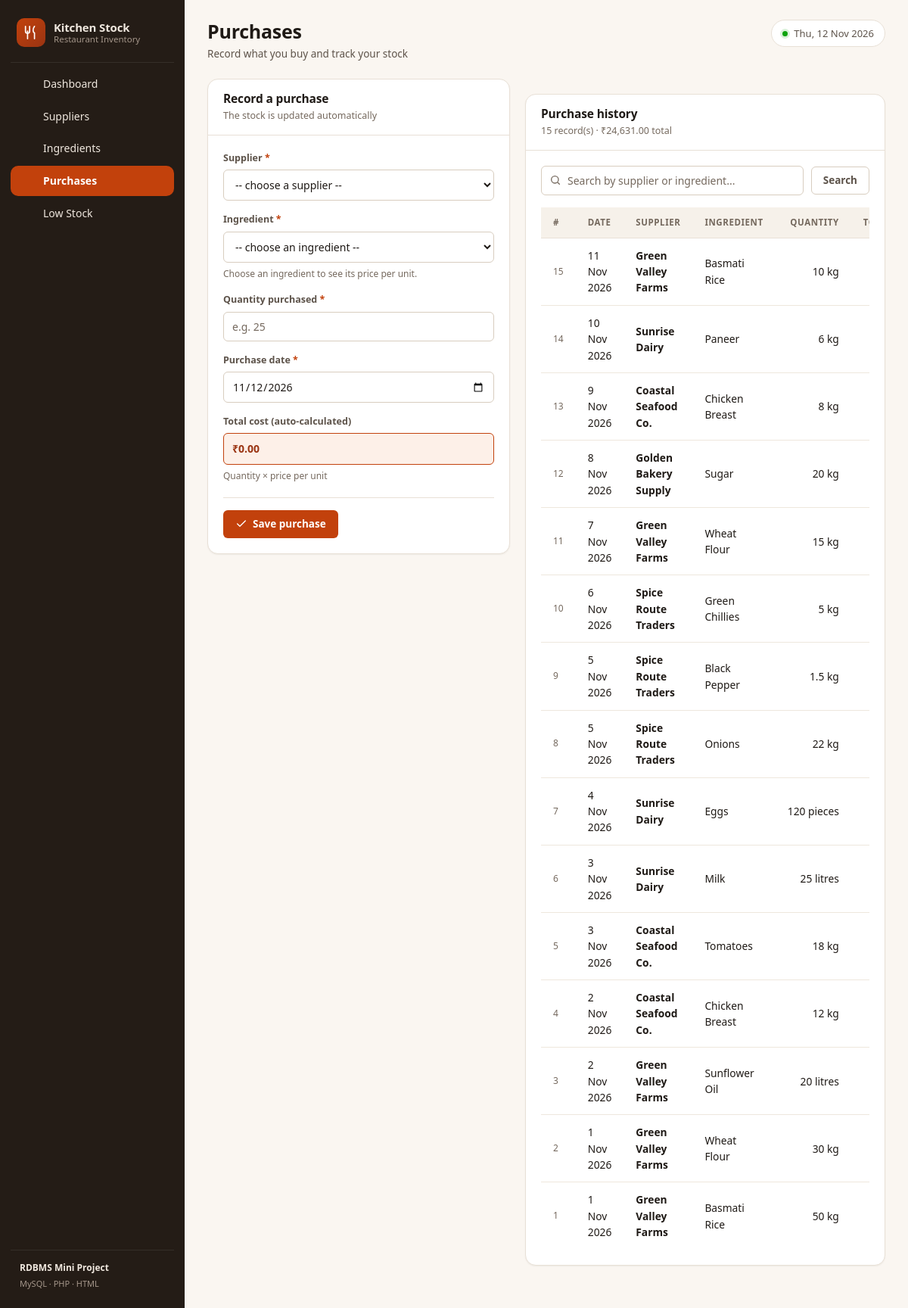
The page /purchases.php on the database its author committed.
### tables this page shows
CREATE TABLE purchases (
    purchase_id        INT AUTO_INCREMENT PRIMARY KEY,
    supplier_id        INT          NOT NULL,
    ingredient_id      INT          NOT NULL,
    quantity_purchased DECIMAL(10,2) NOT NULL,
    purchase_date      DATE         NOT NULL,
    total_cost         DECIMAL(12,2) NOT NULL DEFAULT 0.00,

    CONSTRAINT fk_purchase_supplier
        FOREIGN KEY (supplier_id)   REFERENCES suppliers(supplier_id)
        ON UPDATE CASCADE ON DELETE RESTRICT,

    CONSTRAINT fk_purchase_ingredient
        FOREIGN KEY (ingredient_id) REFERENCES ingredients(ingredient_id)
        ON UPDATE CASCADE ON DELETE RESTRICT,

    INDEX idx_purchases_supplier   (supplier_id),
    INDEX idx_purchases_ingredient (ingredient_id),
    INDEX idx_purchases_date       (purchase_date)
);

CREATE TABLE suppliers (
    supplier_id   INT AUTO_INCREMENT PRIMARY KEY,
    supplier_name VARCHAR(100) NOT NULL,
    phone         VARCHAR(20)  NOT NULL,
    address       VARCHAR(255) NOT NULL,
    INDEX idx_suppliers_name (supplier_name)
);

CREATE TABLE ingredients (
    ingredient_id   INT AUTO_INCREMENT PRIMARY KEY,
    ingredient_name VARCHAR(100) NOT NULL UNIQUE,
    quantity        DECIMAL(10,2) NOT NULL DEFAULT 0.00,
    unit            VARCHAR(20)  NOT NULL DEFAULT 'kg',
    price_per_unit  DECIMAL(10,2) NOT NULL DEFAULT 0.00,
    reorder_level   DECIMAL(10,2) NOT NULL DEFAULT 0.00,
    INDEX idx_ingredients_stock (quantity, reorder_level)
);

### includes/functions.php (called while the page is built, shortened)
<?php
function e($text): string
{
    return htmlspecialchars((string) $text, ENT_QUOTES, 'UTF-8');
}
function qty($value): string
{
    return rtrim(rtrim(number_format((float) $value, 2, '.', ''), '0'), '.');
}
function money($value): string
{
    return '₹' . number_format((float) $value, 2);
}
function nice_date(?string $date): string
{
    $timestamp = strtotime($date);
    return $timestamp ? date('j M Y', $timestamp) : e($date);
}

### purchases.php (the view, shortened to what this page needs)
<?php
require_once __DIR__ . '/includes/header.php';
$pdo = db_connect();
$suppliers = $pdo->query('SELECT supplier_id, supplier_name FROM suppliers ORDER BY supplier_name')->fetchAll();
$ingredients = $pdo->query(
    'SELECT ingredient_id, ingredient_name, unit, price_per_unit, quantity
       FROM ingredients ORDER BY ingredient_name'
)->fetchAll();
$search = trim($_GET['q'] ?? '');
$params = [];
$sql = 'SELECT p.*, s.supplier_name, i.ingredient_name, i.unit
          FROM purchases p
          JOIN suppliers   s ON p.supplier_id   = s.supplier_id
          JOIN ingredients i ON p.ingredient_id = i.ingredient_id';
$sql .= ' ORDER BY p.purchase_date DESC, p.purchase_id DESC';
$statement = $pdo->prepare($sql);
$statement->execute($params);
$purchases = $statement->fetchAll();
$totalSpent = 0.0;
foreach ($purchases as $purchase) {
    $totalSpent += (float) $purchase['total_cost'];
}
?>
<div class="split-wide">
    <article class="card">
        <div class="card-head">
            <div>
                <h2 class="card-title">Record a purchase</h2>
                <p class="card-sub">The stock is updated automatically</p>
            </div>
        </div>
        <div class="card-body">
            <?php if (empty($suppliers) || empty($ingredients)): ?>
                <div class="empty">
                    <div class="empty-icon">
                        <svg viewBox="0 0 24 24" width="22" height="22" fill="none" stroke="currentColor"
                             stroke-width="1.7" stroke-linecap="round" stroke-linejoin="round">
                            <path d="M10.3 3.9 2.4 17.5A2 2 0 0 0 4.1 20.5h15.8a2 2 0 0 0 1.7-3L13.7 3.9a2 2 0 0 0-3.4 0z"/>
                            <path d="M12 9v4M12 16.5v.01"/></svg>
                    </div>
                    <h3>Add a supplier and an ingredient first</h3>
                    <p>A purchase needs both a supplier and an ingredient before it can be recorded.</p>
                    <div style="margin-top:16px; display:flex; gap:8px; justify-content:center;">
                        <a class="btn btn-ghost btn-sm" href="suppliers.php">Go to suppliers</a>
                        <a class="btn btn-ghost btn-sm" href="ingredients.php">Go to ingredients</a>
                    </div>
                </div>
            <?php else: ?>
                <form method="post" action="purchases.php">
                    <div class="form-grid form-grid-1">
                        <div class="field">
                            <label for="supplier_id">Supplier <span class="req">*</span></label>
                            <select id="supplier_id" name="supplier_id" required>
                                <option value="">-- choose a supplier --</option>
                            </select>
                        </div>
                        <div class="field">
                            <label for="ingredient_id">Ingredient <span class="req">*</span></label>
                            <select id="ingredient_id" name="ingredient_id" required>
                                <option value="">-- choose an ingredient --</option>
                            </select>
                            <span class="field-hint" id="priceNote">Choose an ingredient to see its price per unit.</span>
                        </div>
                        <div class="field">
                            <label for="quantity_purchased">Quantity purchased <span class="req">*</span></label>
                            <input type="number" id="quantity_purchased" name="quantity_purchased"
                                   step="0.01" min="0.01" required placeholder="e.g. 25">
                        </div>
                        <div class="field">
                            <label for="purchase_date">Purchase date <span class="req">*</span></label>
                            <input type="date" id="purchase_date" name="purchase_date" required
                                   value="<?= date('Y-m-d') ?>" max="<?= date('Y-m-d') ?>">
                        </div>
                        <div class="field">
                            <label>Total cost (auto-calculated)</label>
                            <div class="readout is-highlight" id="totalCost">â‚¹0.00</div>
                            <span class="field-hint">Quantity &times; price per unit</span>
                        </div>
                    </div>
                    <div class="form-actions">
                        <button type="submit" class="btn btn-primary">
                            <svg viewBox="0 0 24 24" width="16" height="16" fill="none" stroke="currentColor"
                                 stroke-width="2" stroke-linecap="round" stroke-linejoin="round">
                                <path d="M20 6 9 17l-5-5"/></svg>
                            Save purchase
                        </button>
                    </div>
                </form>
            <?php endif; ?>
        </div>
    </article>
    <article class="card">
        <div class="card-head">
            <div>
                <h2 class="card-title">Purchase history</h2>
                <p class="card-sub" id="searchCount">
                    <?= count($purchases) ?> record(s) &middot; <?= money($totalSpent) ?> total
                </p>
            </div>
        </div>
        <div class="card-body">
            <form class="search-bar" method="get" action="purchases.php">
                <div class="search-wrap">
                    <span class="search-icon">
                    </span>
                    <input type="search" id="tableSearch" name="q"
                           data-target="#purchaseTable"
                           placeholder="Search by supplier or ingredient..."
                           value="<?= e($search) ?>" autocomplete="off">
                </div>
                <button type="submit" class="btn btn-ghost">Search</button>
            </form>
            <?php if (empty($purchases)): ?>
                <div class="empty" id="noResults" <?= $search !== '' ? '' : 'style="display:none"' ?>>
                    <div class="empty-icon">
                        <svg viewBox="0 0 24 24" width="22" height="22" fill="none" stroke="currentColor"
                             stroke-width="1.7" stroke-linecap="round" stroke-linejoin="round">
                            <circle cx="9" cy="20" r="1.6"/><circle cx="18" cy="20" r="1.6"/>
                            <path d="M2 3h3l2.4 12.2a1.5 1.5 0 0 0 1.5 1.3h8.8a1.5 1.5 0 0 0 1.5-1.2L21 7H6"/></svg>
                    </div>
                    <h3><?= $search !== '' ? 'No purchase matches your search' : 'No purchases yet' ?></h3>
                    <p><?= $search !== ''
                        ? 'Try a different supplier or ingredient name.'
                        : 'Record your first purchase using the form on the left.' ?></p>
                </div>
            <?php else: ?>
                <div class="table-wrap">
                    <table class="data" id="purchaseTable">
                        <thead>
                            <tr>
                                <th>#</th>
                                <th>Date</th>
                                <th>Supplier</th>
                                <th>Ingredient</th>
                                <th class="num">Quantity</th>
                                <th class="num">Total cost</th>
                            </tr>
                        </thead>
                        <tbody>
                            <?php foreach ($purchases as $purchase): ?>
                                <tr>
                                    <td class="cell-sub"><?= (int) $purchase['purchase_id'] ?></td>
                                    <td><?= nice_date($purchase['purchase_date']) ?></td>
                                    <td class="cell-primary"><?= e($purchase['supplier_name']) ?></td>
                                    <td><?= e($purchase['ingredient_name']) ?></td>
                                    <td class="num"><?= qty($purchase['quantity_purchased']) ?> <?= e($purchase['unit']) ?></td>
                                    <td class="num cell-primary"><?= money($purchase['total_cost']) ?></td>
                                </tr>
                            <?php endforeach; ?>
                        </tbody>
                    </table>
                </div>
            <?php endif; ?>
        </div>
    </article>
</div>
<?php require_once __DIR__ . '/includes/footer.php'; ?>

### rows shown on the page
purchases: purchase_id "15", purchase_date "11 Nov 2026", supplier.supplier_name "Green Valley Farms", ingredient.ingredient_name "Basmati Rice", quantity_purchased "10", ingredient.unit "kg"
purchases: purchase_id "14", purchase_date "10 Nov 2026", supplier.supplier_name "Sunrise Dairy", ingredient.ingredient_name "Paneer", quantity_purchased "6", ingredient.unit "kg"
purchases: purchase_id "13", purchase_date "9 Nov 2026", supplier.supplier_name "Coastal Seafood Co.", ingredient.ingredient_name "Chicken Breast", quantity_purchased "8", ingredient.unit "kg"
purchases: purchase_id "12", purchase_date "8 Nov 2026", supplier.supplier_name "Golden Bakery Supply", ingredient.ingredient_name "Sugar", quantity_purchased "20", ingredient.unit "kg"
purchases: purchase_id "11", purchase_date "7 Nov 2026", supplier.supplier_name "Green Valley Farms", ingredient.ingredient_name "Wheat Flour", quantity_purchased "15", ingredient.unit "kg"
purchases: purchase_id "10", purchase_date "6 Nov 2026", supplier.supplier_name "Spice Route Traders", ingredient.ingredient_name "Green Chillies", quantity_purchased "5", ingredient.unit "kg"
purchases: purchase_id "9", purchase_date "5 Nov 2026", supplier.supplier_name "Spice Route Traders", ingredient.ingredient_name "Black Pepper", quantity_purchased "1.5", ingredient.unit "kg"
purchases: purchase_id "8", purchase_date "5 Nov 2026", supplier.supplier_name "Spice Route Traders", ingredient.ingredient_name "Onions", quantity_purchased "22", ingredient.unit "kg"
purchases: purchase_id "7", purchase_date "4 Nov 2026", supplier.supplier_name "Sunrise Dairy", ingredient.ingredient_name "Eggs", quantity_purchased "120", ingredient.unit "pieces"
purchases: purchase_id "6", purchase_date "3 Nov 2026", supplier.supplier_name "Sunrise Dairy", ingredient.ingredient_name "Milk", quantity_purchased "25", ingredient.unit "litres"
purchases: purchase_id "5", purchase_date "3 Nov 2026", supplier.supplier_name "Coastal Seafood Co.", ingredient.ingredient_name "Tomatoes", quantity_purchased "18", ingredient.unit "kg"
purchases: purchase_id "4", purchase_date "2 Nov 2026", supplier.supplier_name "Coastal Seafood Co.", ingredient.ingredient_name "Chicken Breast", quantity_purchased "12", ingredient.unit "kg"
purchases: purchase_id "3", purchase_date "2 Nov 2026", supplier.supplier_name "Green Valley Farms", ingredient.ingredient_name "Sunflower Oil", quantity_purchased "20", ingredient.unit "litres"
purchases: purchase_id "2", purchase_date "1 Nov 2026", supplier.supplier_name "Green Valley Farms", ingredient.ingredient_name "Wheat Flour", quantity_purchased "30", ingredient.unit "kg"
purchases: purchase_id "1", purchase_date "1 Nov 2026", supplier.supplier_name "Green Valley Farms", ingredient.ingredient_name "Basmati Rice", quantity_purchased "50", ingredient.unit "kg"

### other values the page prints
$item['label'] "Dashboard"
$item['label'] "Suppliers"
$item['label'] "Ingredients"
$item['label'] "Purchases"
$item['label'] "Low Stock"
$pageTitle "Purchases"
$pageSubtitle "Record what you buy and track your stock"
count($purchases) "15"
money($totalSpent) "₹24,631.00"
